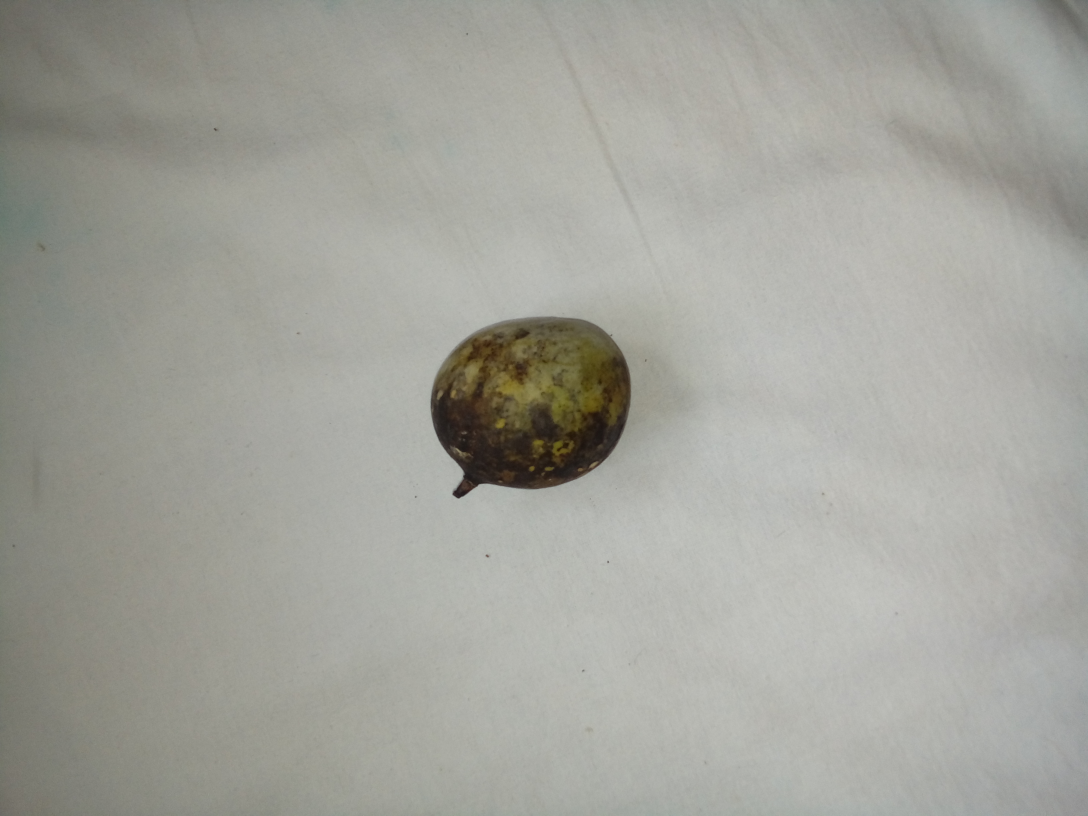
%> input picture database/a (13).jpg, 3264 x 2448 px (shown at 1/3 size)
$ octave --eval "result = findFeatures(imread('database/a (13).jpg'));"   (GNU Octave 9; MATLAB toolbox functions it lacks are replaced by stand-ins)
%> lines starting %> are read from the running program, lines starting %| are printed output that depends on the picture
function[ color ] = findFeatures(image)

color = NaN;
img = rgb2hsv(image);
edge = [1, 13, 42, 70, 167,252, 306];
img = img*360;
[y,x,~] = size(img);
%> y = 2448; x = 3264

hue_img = img(:,:,1);
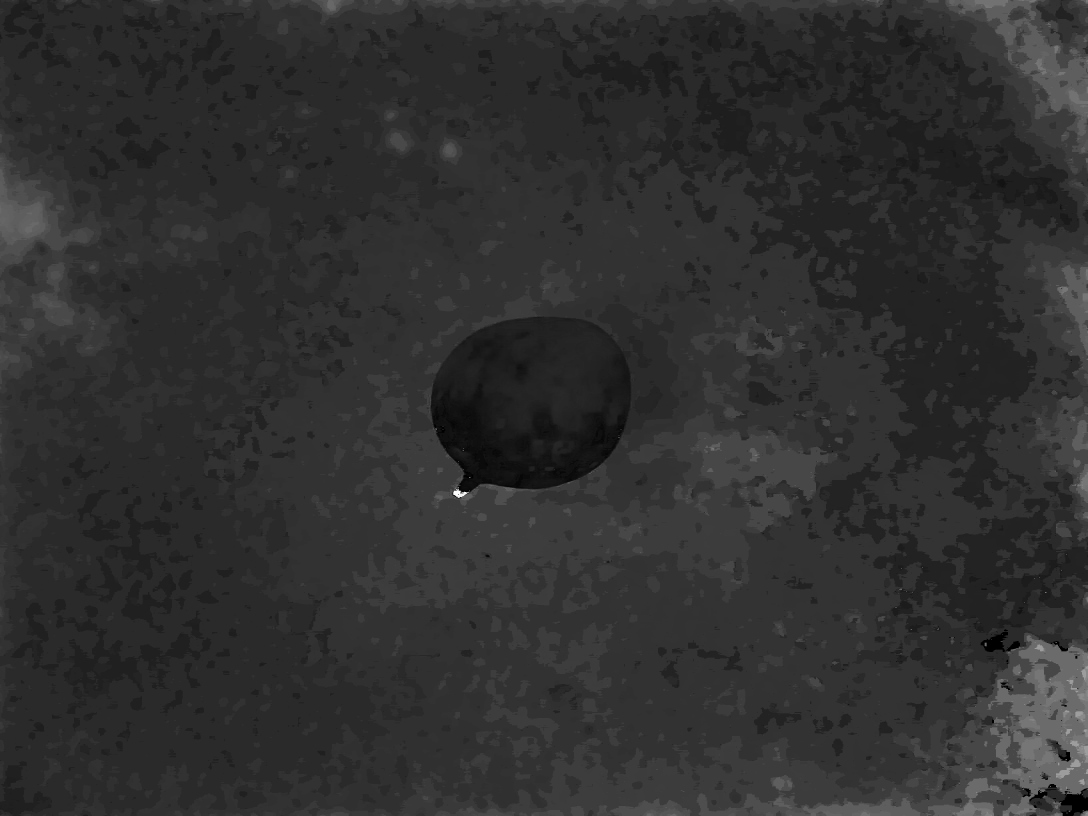
%> hue_img: size 2448x3264 double (shown at 1/3 size); min 0, max 356.2, mean 67.5; drawn with min black and max white
[N,Bins] = histc(hue_img(:),edge);
%> N = [4551; 244402; 5146443; 2575341; 6963; 0; 0]
color = find(N==max(N));
%> color = 3

assignin('base','hue_img',hue_img);
end

$ run again, on database/a (19).jpg
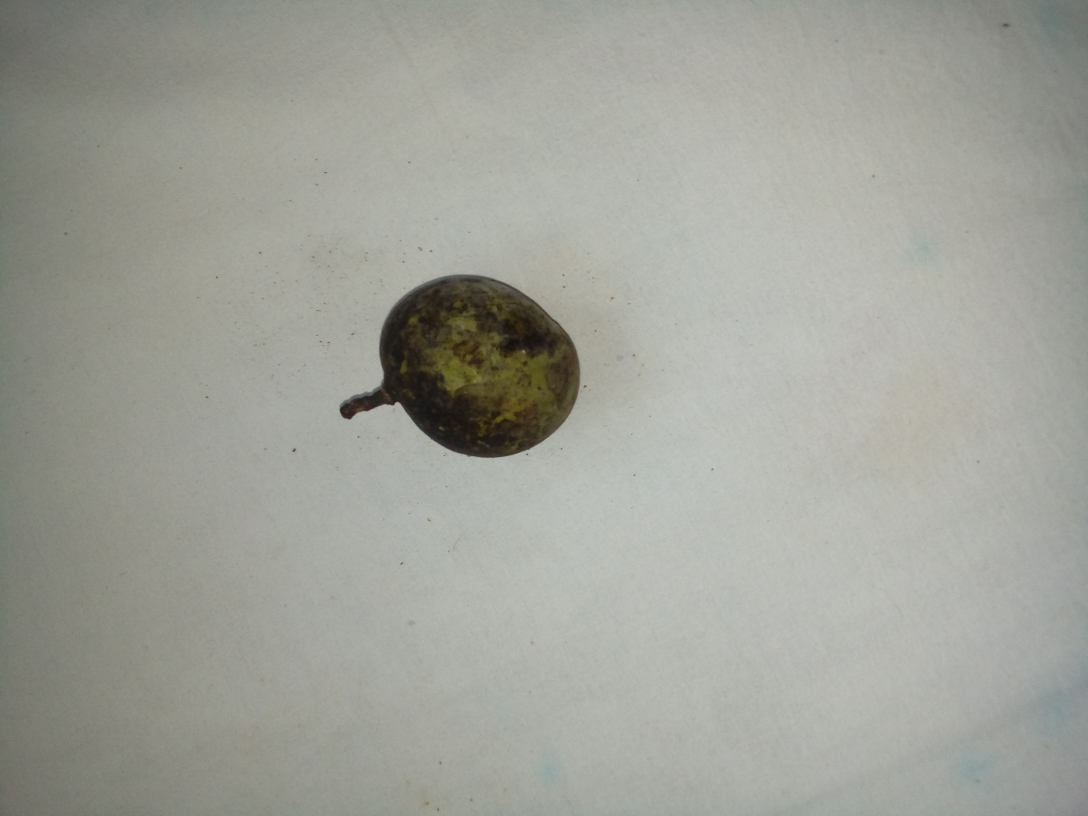
%> input picture database/a (19).jpg, 3264 x 2448 px (shown at 1/3 size)
%> in findFeatures, `hue_img = img(:,:,1);`:
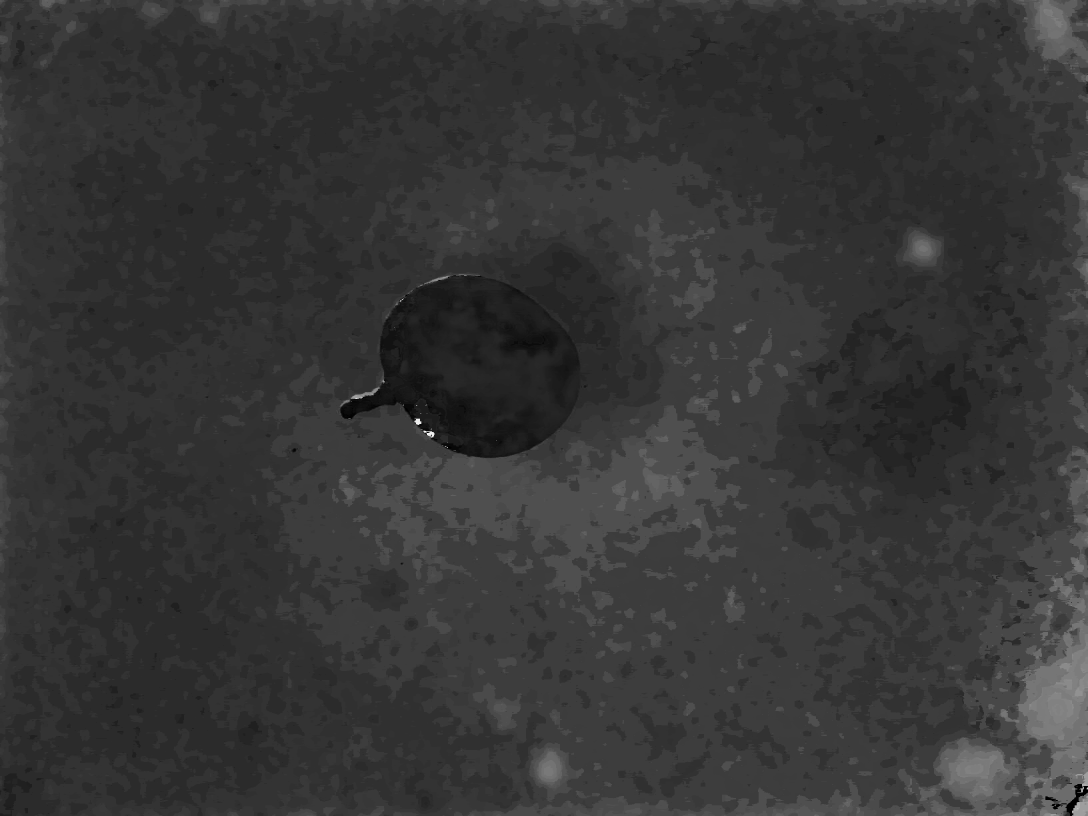
%> hue_img: size 2448x3264 double (shown at 1/3 size); min 0, max 354, mean 75.4; drawn with min black and max white
%> N = [3368; 135892; 3654868; 4153877; 37862; 27; 0]
%> color = 4
